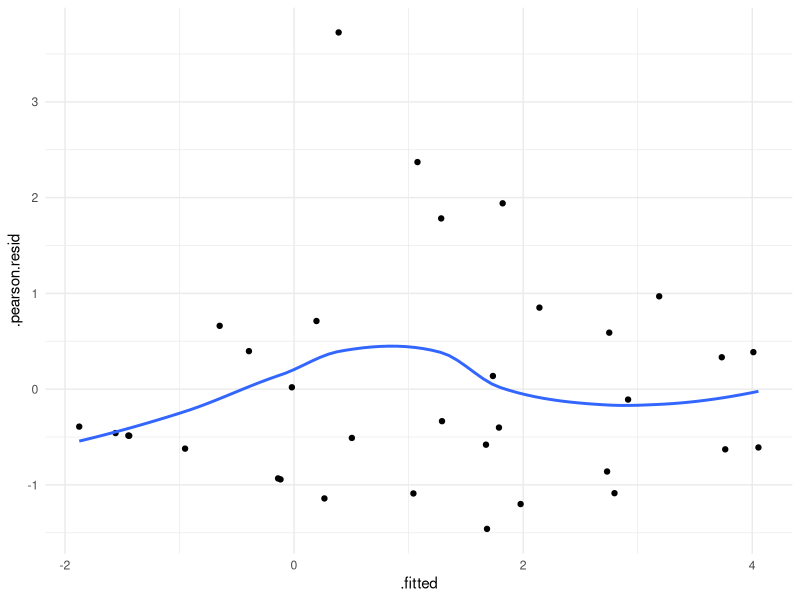
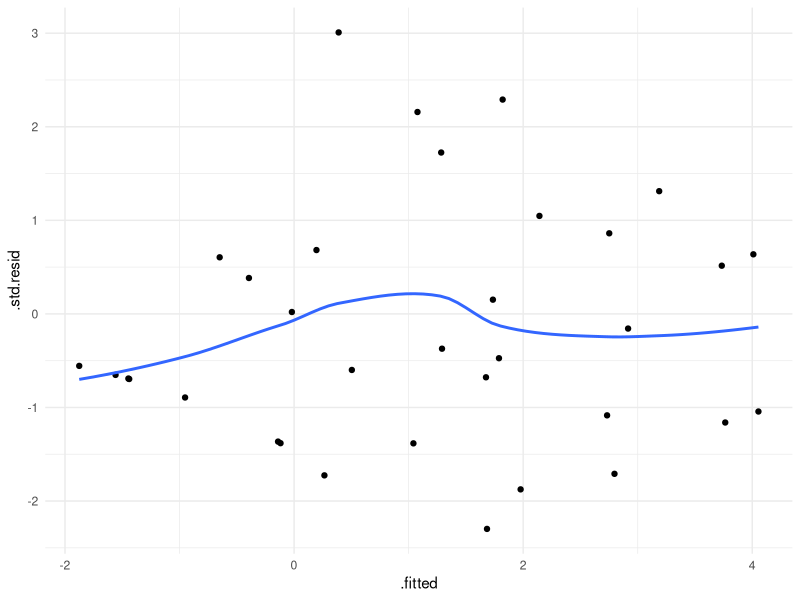
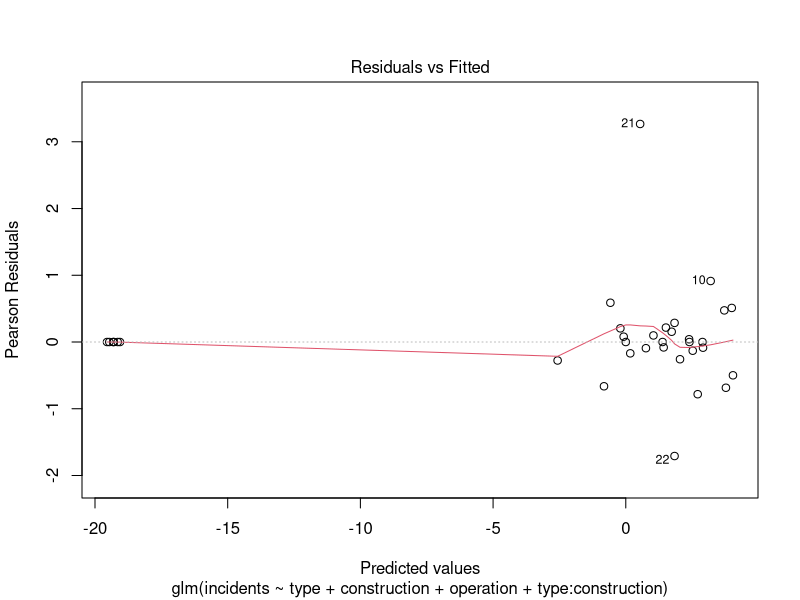
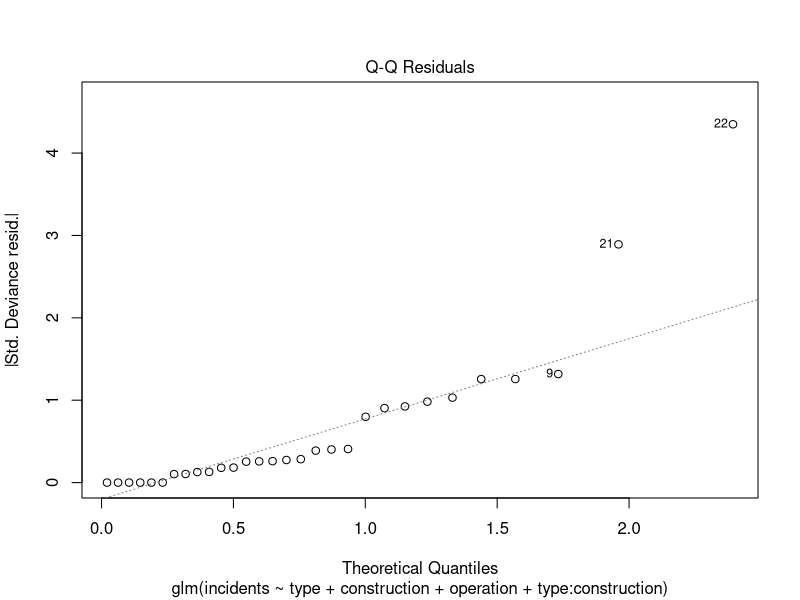
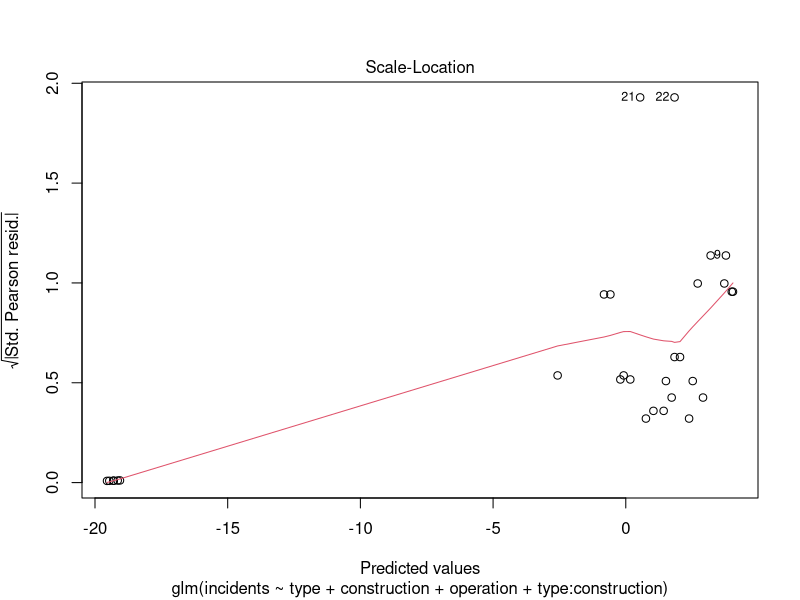
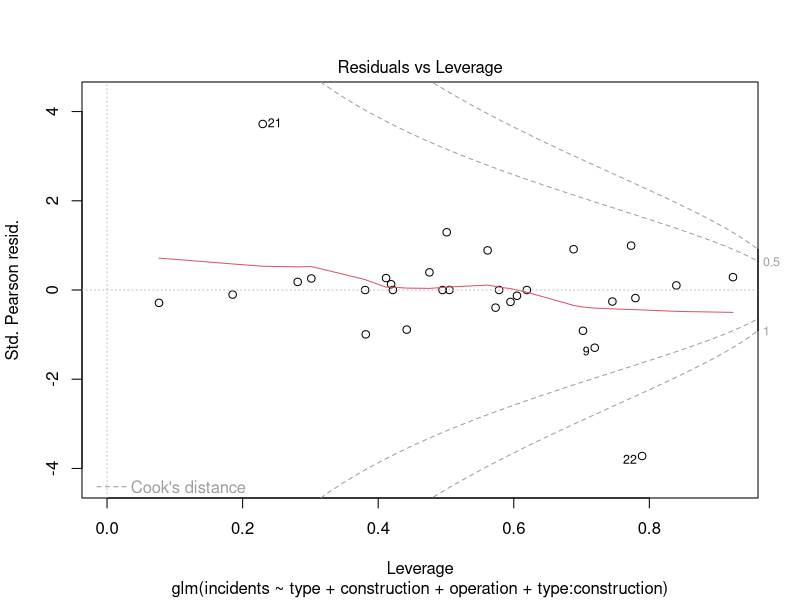
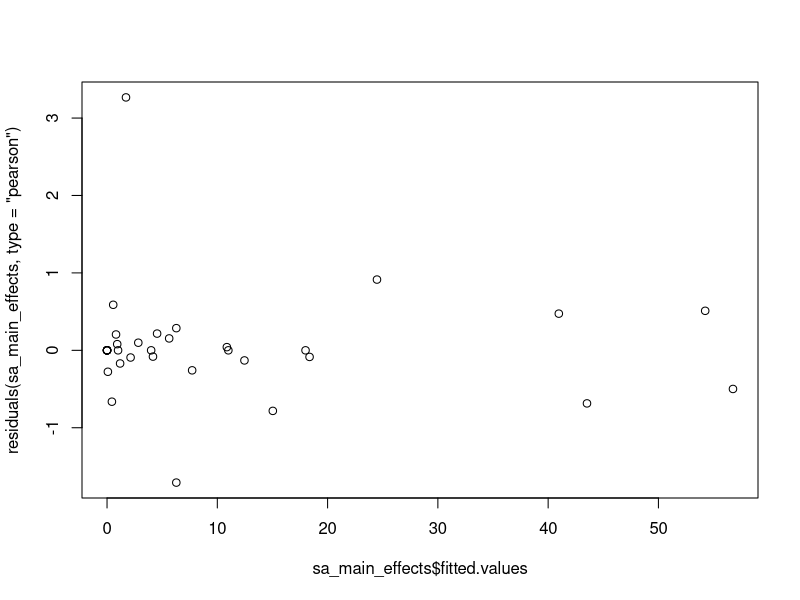

These figures' R source, in order:
## ---- chunk 1
library(AER)
library(dplyr)
library(ggplot2)
## ---- chunk 2
data("ShipAccidents")
sa <- ShipAccidents %>% filter(service > 0)
head(sa,n = 10)
## ---- chunk 3
sa <- ShipAccidents %>% filter(service > 0)

sa_full <- glm(data = sa,
                formula = incidents ~ type + construction + 
                 operation, 
                family = poisson(link="log"),
                offset = log(service)
              )
## ---- chunk 4
summary(sa_full)
## ---- chunk 5
anova(sa_full, test="Chisq")
## ---- chunk 6
#Test of Scaled Residual Deviance against Saturated Model
pchisq(sa_full$deviance, df = sa_full$df.residual ,lower.tail = FALSE)
sum(residuals(sa_full, type="pearson")^2)
sa_full$df.residual  

## ---- chunk 7
library(ggplot2)
library(broom)
sa_results <- augment(sa_full)
sa_results$.pearson.resid = residuals(sa_full, type = "pearson")
ggplot(sa_results, aes(x=.fitted, y=.pearson.resid)) + 
  geom_point() + 
  stat_smooth(se = FALSE) +
  theme_minimal()
## ---- chunk 8
#sa_results$.resid is the deviance residual 
ggplot(sa_results, aes(x=.fitted, y=.std.resid)) + 
  geom_point() + 
  stat_smooth(se = FALSE) +
  theme_minimal()
## ---- chunk 9
sa_results %>% mutate(std.resid_calc = .resid/(sqrt(1-.hat)) )
## ---- chunk 10
sum(1:10)
cumsum(1:10)
## ---- chunk 11
sa_main_effects <- glm(data = sa,
                formula = incidents ~ type + construction + 
                 operation + type:construction, 
                family = poisson(link="log"),
                offset = log(service)
                )

summary(sa_main_effects)

#Peason Resiudals
Pearson_stat <- sum(residuals(sa_main_effects, type="pearson")^2)
pchisq(Pearson_stat, 14, lower.tail = FALSE) #N-P = 25 here!
anova(sa_main_effects, test="Chisq")

plot(sa_main_effects)
plot(y=residuals(sa_main_effects, type = "pearson"),x=sa_main_effects$fitted.values)
